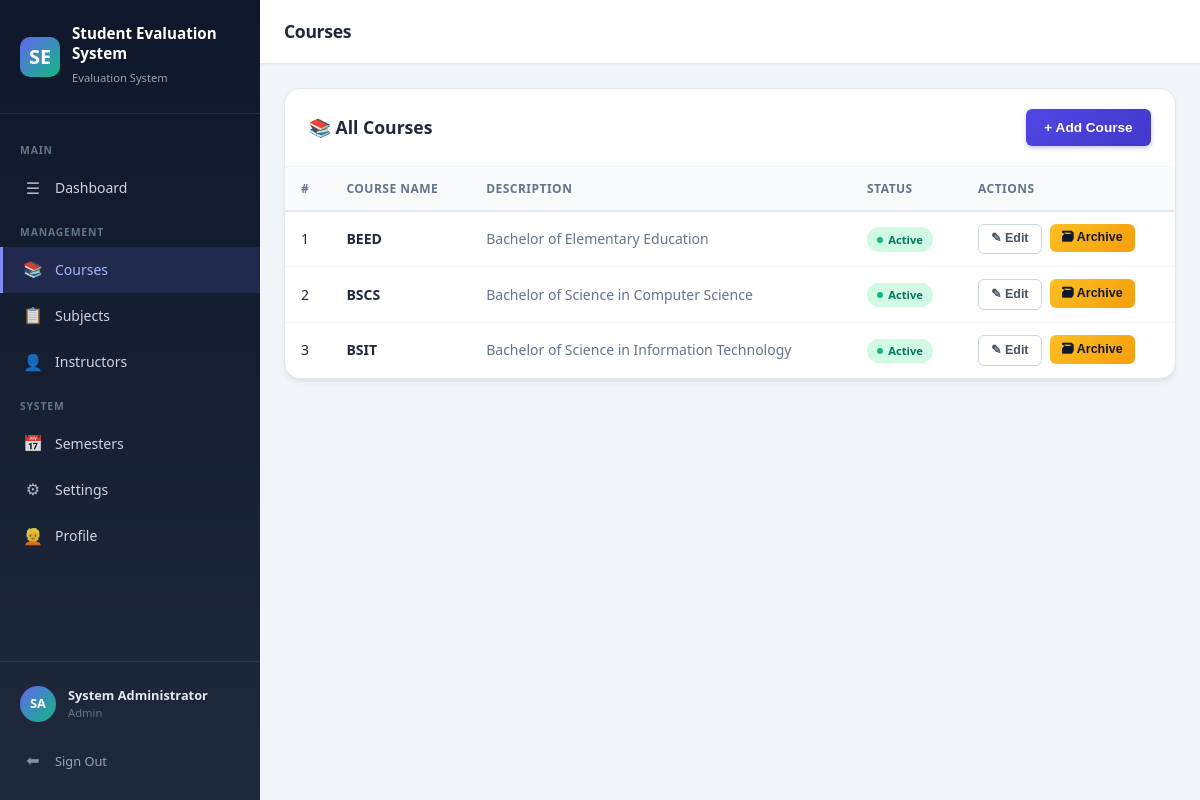
The page /pages/admin/courses.php (signed in) on the database its author committed.
### tables this page shows
CREATE TABLE IF NOT EXISTS `settings` (
  `id` INT AUTO_INCREMENT PRIMARY KEY,
  `setting_key` VARCHAR(50) NOT NULL UNIQUE,
  `setting_value` TEXT DEFAULT NULL
);

CREATE TABLE IF NOT EXISTS `courses` (
  `id` INT AUTO_INCREMENT PRIMARY KEY,
  `course_name` VARCHAR(100) NOT NULL,
  `description` VARCHAR(255) DEFAULT NULL,
  `status` TINYINT(1) NOT NULL DEFAULT 1,
  `created_at` TIMESTAMP DEFAULT CURRENT_TIMESTAMP,
  `updated_at` TIMESTAMP DEFAULT CURRENT_TIMESTAMP ON UPDATE CURRENT_TIMESTAMP
);

### includes/functions.php (called while the page is built, shortened)
<?php
function getSetting($key, $default = '') {
    $db = getDB();
    $stmt = $db->prepare("SELECT setting_value FROM settings WHERE setting_key = ?");
    $stmt->execute([$key]);
    $val = $stmt->fetchColumn();
    return $val !== false ? $val : $default;
}

### pages/admin/courses.php (the view, shortened to what this page needs)
<?php
$pageTitle = 'Courses';
require_once __DIR__ . '/../../includes/header.php';
$db = getDB();
$courses = $db->query("SELECT * FROM courses ORDER BY status DESC, course_name ASC")->fetchAll();
?>
<div class="card">
  <div class="card-header">
    <h3>&#128218; All Courses</h3>
    <button class="btn btn-primary" onclick="openModal('addModal')">+ Add Course</button>
  </div>
  <div class="card-body no-pad">
    <div class="table-wrapper">
      <table>
        <thead><tr><th>#</th><th>Course Name</th><th>Description</th><th>Status</th><th>Actions</th></tr></thead>
        <tbody>
        <?php if (empty($courses)): ?>
          <tr><td colspan="5"><div class="empty-state"><div class="empty-icon">&#128218;</div><p>No courses yet.</p></div></td></tr>
        <?php else: foreach ($courses as $i => $c): ?>
          <tr>
            <td><?= $i+1 ?></td>
            <td><strong><?= htmlspecialchars($c['course_name']) ?></strong></td>
            <td class="text-sm text-muted"><?= htmlspecialchars($c['description'] ?? '—') ?></td>
            <td>
              <span class="badge <?= $c['status'] ? 'badge-active' : 'badge-archived' ?>">
                <span class="badge-dot"></span> <?= $c['status'] ? 'Active' : 'Archived' ?>
              </span>
            </td>
            <td>
              <div class="flex gap-2">
                <button class="btn btn-outline btn-sm" onclick="editCourse(<?= $c['id'] ?>,'<?= htmlspecialchars(addslashes($c['course_name'])) ?>','<?= htmlspecialchars(addslashes($c['description']??'')) ?>')">&#9998; Edit</button>
                <form method="POST" action="/grading_systemv2/api/courses.php" style="display:inline" onsubmit="return confirm('<?= $c['status']?'Archive':'Restore' ?> this course?')">
                  <button class="btn <?= $c['status']?'btn-warning':'btn-accent' ?> btn-sm"><?= $c['status']?'&#128451; Archive':'&#9989; Restore' ?></button>
                </form>
              </div>
            </td>
          </tr>
        <?php endforeach; endif; ?>
        </tbody>
      </table>
    </div>
  </div>
</div>
<?php require_once __DIR__ . '/../../includes/footer.php'; ?>

### includes/header.php (shortened to what this page needs)
<?php
require_once __DIR__ . '/functions.php';
$currentPage = basename($_SERVER['PHP_SELF'], '.php');
$currentDir  = basename(dirname($_SERVER['PHP_SELF']));
$userRole    = $_SESSION['role'] ?? '';
$userName    = $_SESSION['full_name'] ?? 'Guest';
$initials    = '';
foreach (explode(' ', $userName) as $w) { $initials .= strtoupper(substr($w, 0, 1)); }
$initials = substr($initials, 0, 2);
$sysTitle = getSetting('system_title', 'Student Evaluation System');
$sysLogo  = getSetting('system_logo', '');
?>
<!DOCTYPE html>
<html lang="en">
<head>
  <link rel="stylesheet" href="/grading_systemv2/assets/css/style.css">
</head>
<body>
<div class="layout">
  <aside class="sidebar" id="sidebar">
    <div class="sidebar-brand">
      <?php if ($sysLogo): ?>
        <img src="/grading_systemv2/assets/uploads/<?= htmlspecialchars($sysLogo) ?>" alt="Logo" style="width:40px;height:40px;border-radius:var(--radius-md);object-fit:cover;">
      <?php else: ?>
        <div class="sidebar-brand-icon">SE</div>
      <?php endif; ?>
      <div>
        <h2><?= htmlspecialchars($sysTitle) ?></h2>
        <small>Evaluation System</small>
      </div>
    </div>
    <nav class="sidebar-nav">
      <?php if ($userRole === 'admin'): ?>
        <div class="sidebar-label">Main</div>
        <a href="/grading_systemv2/pages/admin/dashboard.php" class="sidebar-link <?= $currentPage==='dashboard'&&$currentDir==='admin'?'active':'' ?>">
          <span class="icon">&#9776;</span> Dashboard
        </a>
        <div class="sidebar-label">Management</div>
        <a href="/grading_systemv2/pages/admin/courses.php" class="sidebar-link <?= $currentPage==='courses'?'active':'' ?>">
          <span class="icon">&#128218;</span> Courses
        </a>
        <a href="/grading_systemv2/pages/admin/subjects.php" class="sidebar-link <?= $currentPage==='subjects'&&$currentDir==='admin'?'active':'' ?>">
          <span class="icon">&#128203;</span> Subjects
        </a>
        <a href="/grading_systemv2/pages/admin/instructors.php" class="sidebar-link <?= $currentPage==='instructors'?'active':'' ?>">
          <span class="icon">&#128100;</span> Instructors
        </a>
        <div class="sidebar-label">System</div>
        <a href="/grading_systemv2/pages/admin/semesters.php" class="sidebar-link <?= $currentPage==='semesters'?'active':'' ?>">
          <span class="icon">&#128197;</span> Semesters
        </a>
        <a href="/grading_systemv2/pages/admin/settings.php" class="sidebar-link <?= $currentPage==='settings'?'active':'' ?>">
          <span class="icon">&#9881;</span> Settings
        </a>
        <a href="/grading_systemv2/pages/admin/profile.php" class="sidebar-link <?= $currentPage==='profile'&&$currentDir==='admin'?'active':'' ?>">
          <span class="icon">&#128113;</span> Profile
        </a>
      <?php endif; ?>
    </nav>
    <div class="sidebar-footer">
      <div class="sidebar-user">
        <div class="sidebar-avatar"><?= $initials ?></div>
        <div class="sidebar-user-info">
          <strong><?= htmlspecialchars($userName) ?></strong>
          <span><?= htmlspecialchars($userRole) ?></span>
        </div>
      </div>
      <a href="/grading_systemv2/pages/logout.php" class="sidebar-link" style="padding-left:0;margin-top:.5rem;font-size:.8rem;color:var(--slate-400);">
        <span class="icon">&#x2B05;</span> Sign Out
      </a>
    </div>
  </aside>
  <div class="main-content">
    <header class="topbar">
      <div class="topbar-left">
        <h1 class="topbar-title"><?= $pageTitle ?? 'Dashboard' ?></h1>
      </div>
    </header>
    <div class="page-container">

### includes/footer.php (shortened to what this page needs)
    </div>
  </div>
</div>
</body>
</html>

### rows shown on the page
settings: setting_value "Student Evaluation System"
courses: course_name "BEED", description "Bachelor of Elementary Education", status "Active"
courses: course_name "BSCS", description "Bachelor of Science in Computer Science", status "Active"
courses: course_name "BSIT", description "Bachelor of Science in Information Technology", status "Active"

### other values the page prints
$initials "SA"
$userName "System Administrator"
$userRole "Admin"
$pageTitle "Courses"
